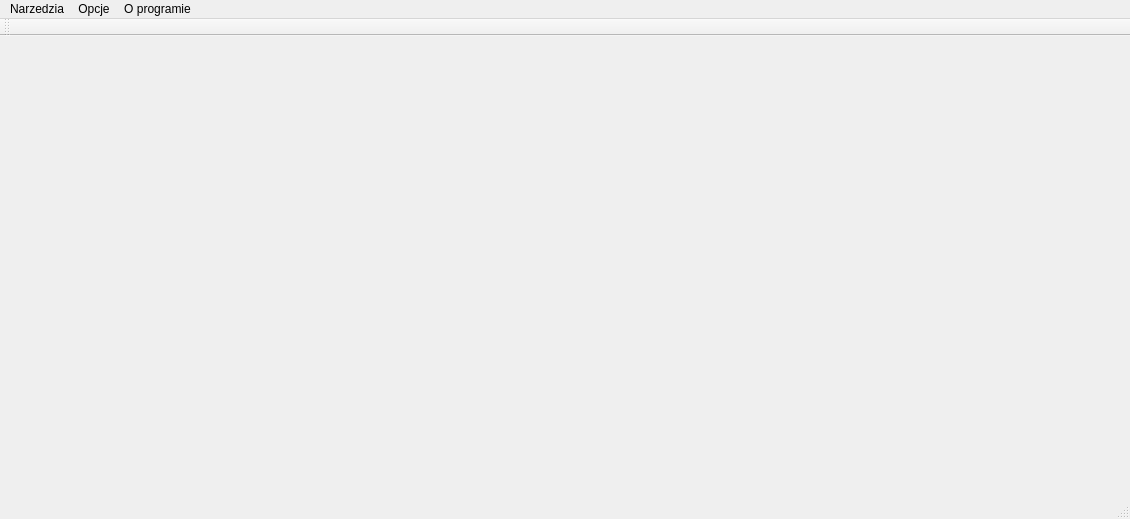
<?xml version="1.0" encoding="UTF-8"?>
<ui version="4.0">
 <class>MainWindow</class>
 <widget class="QMainWindow" name="MainWindow">
  <property name="geometry">
   <rect>
    <x>0</x>
    <y>0</y>
    <width>1130</width>
    <height>519</height>
   </rect>
  </property>
  <property name="windowTitle">
   <string>Monitor</string>
  </property>
  <widget class="QWidget" name="centralWidget"/>
  <widget class="QMenuBar" name="menuBar">
   <property name="geometry">
    <rect>
     <x>0</x>
     <y>0</y>
     <width>1130</width>
     <height>21</height>
    </rect>
   </property>
   <widget class="QMenu" name="menuNarzedzia">
    <property name="title">
     <string>Narzedzia</string>
    </property>
    <addaction name="actionPo_cz"/>
    <addaction name="actionInternet"/>
   </widget>
   <widget class="QMenu" name="menuO_Autorze">
    <property name="title">
     <string>O programie</string>
    </property>
    <addaction name="actionO_Autorze"/>
   </widget>
   <widget class="QMenu" name="menuOpcje">
    <property name="title">
     <string>Opcje</string>
    </property>
    <addaction name="actionKolejno"/>
    <addaction name="actionWideo_Stream"/>
   </widget>
   <addaction name="menuNarzedzia"/>
   <addaction name="menuOpcje"/>
   <addaction name="menuO_Autorze"/>
  </widget>
  <widget class="QToolBar" name="mainToolBar">
   <attribute name="toolBarArea">
    <enum>TopToolBarArea</enum>
   </attribute>
   <attribute name="toolBarBreak">
    <bool>false</bool>
   </attribute>
  </widget>
  <widget class="QStatusBar" name="statusBar"/>
  <action name="actionPo_cz">
   <property name="checkable">
    <bool>true</bool>
   </property>
   <property name="checked">
    <bool>false</bool>
   </property>
   <property name="text">
    <string>Połącz/Szukaj</string>
   </property>
  </action>
  <action name="actionInternet">
   <property name="checkable">
    <bool>true</bool>
   </property>
   <property name="checked">
    <bool>true</bool>
   </property>
   <property name="text">
    <string>Internet</string>
   </property>
  </action>
  <action name="actionO_Autorze">
   <property name="text">
    <string>O Autorze</string>
   </property>
  </action>
  <action name="actionKolejno">
   <property name="text">
    <string>Kolejność</string>
   </property>
  </action>
  <action name="actionWideo_Stream">
   <property name="text">
    <string>Wideo/Stream</string>
   </property>
  </action>
 </widget>
 <layoutdefault spacing="6" margin="11"/>
 <resources/>
 <connections/>
</ui>
